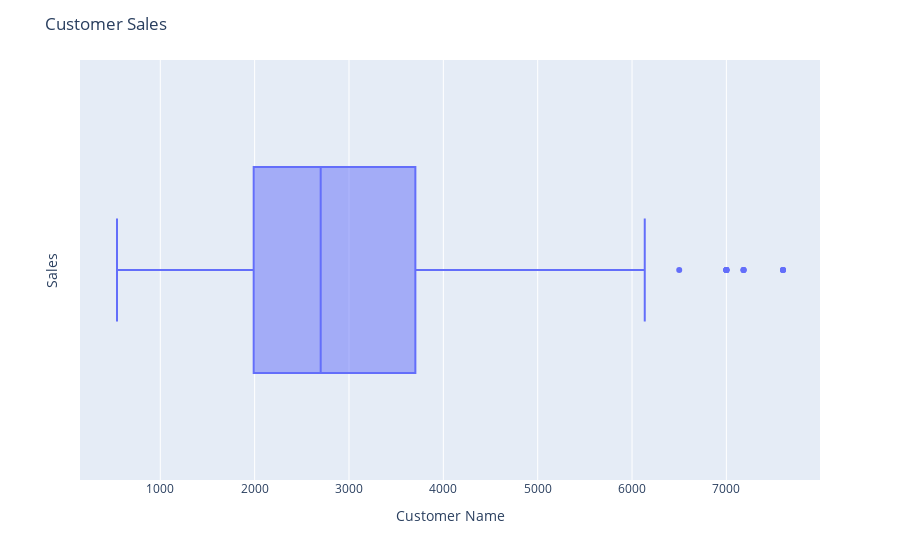

Notebook cell for this chart:
### Code cell
# boxplot of sales

fig = px.box(
    df,
    x="SALES"
)

fig.update_layout(title="Customer Sales", xaxis_title="Customer Name", yaxis_title="Sales")

fig.show()

### Figure 1 — Plotly figure (JSON) as saved in the notebook; plotly's stock layout.template omitted (floating-point values rounded to 4 significant figures; data arrays with more than 128 entries replaced by an {"elided": "..."} marker saying what was removed)
{"data": [{"alignmentgroup": "True", "hovertemplate": "SALES=%{x}<extra></extra>", "legendgroup": "", "marker": {"color": "#636efa"}, "name": "", "notched": false, "offsetgroup": "", "orientation": "h", "showlegend": false, "type": "box", "x": {"elided": "2396 float values"}, "x0": " ", "xaxis": "x", "y0": " ", "yaxis": "y"}], "layout": {"boxmode": "group", "legend": {"tracegroupgap": 0}, "margin": {"t": 60}, "title": {"text": "Customer Sales"}, "xaxis": {"anchor": "y", "domain": [0, 1], "title": {"text": "Customer Name"}}, "yaxis": {"anchor": "x", "domain": [0, 1], "title": {"text": "Sales"}}}}
